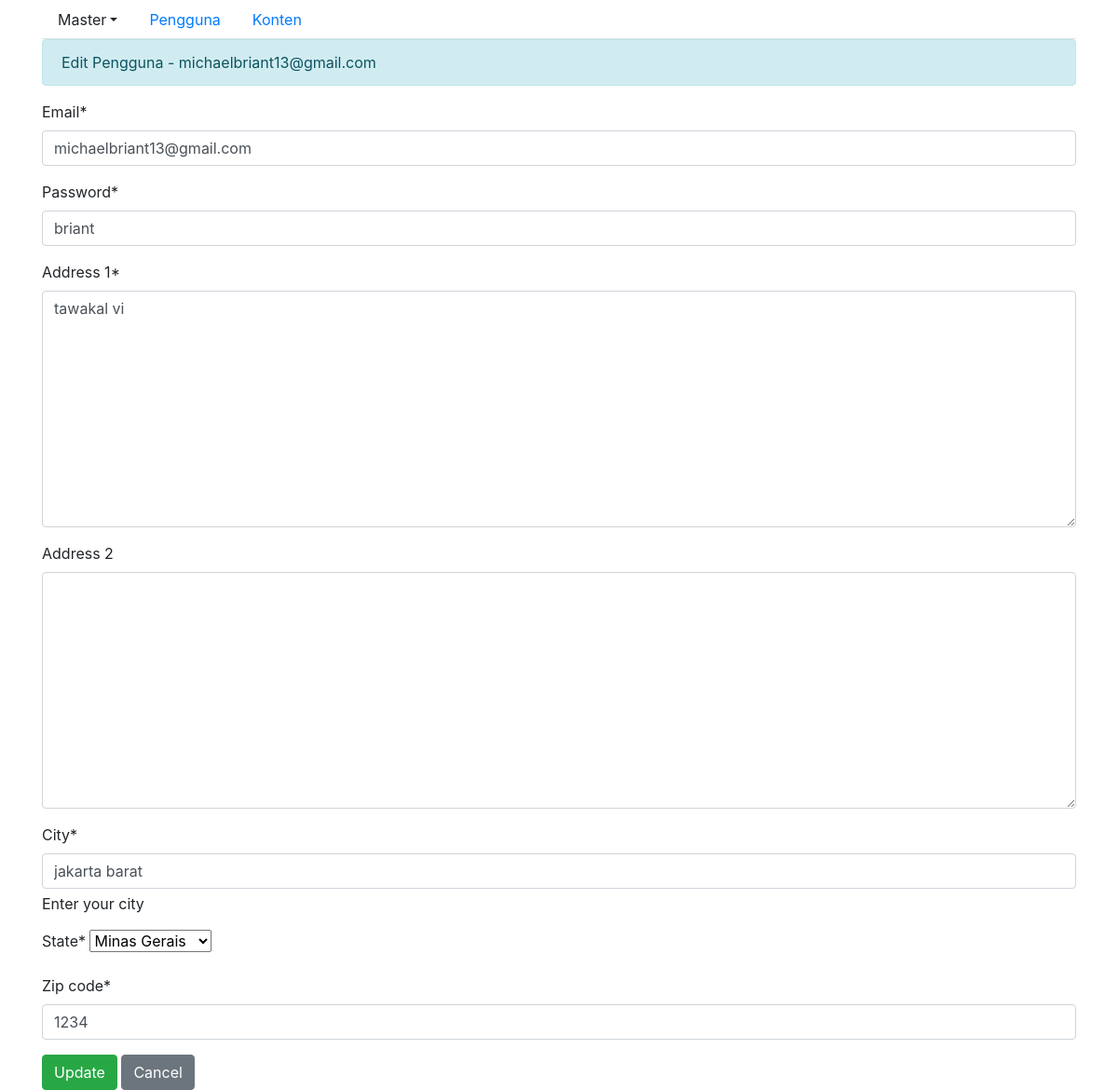
/pengguna/2/edit/, run on an earlier commit of the app's database.
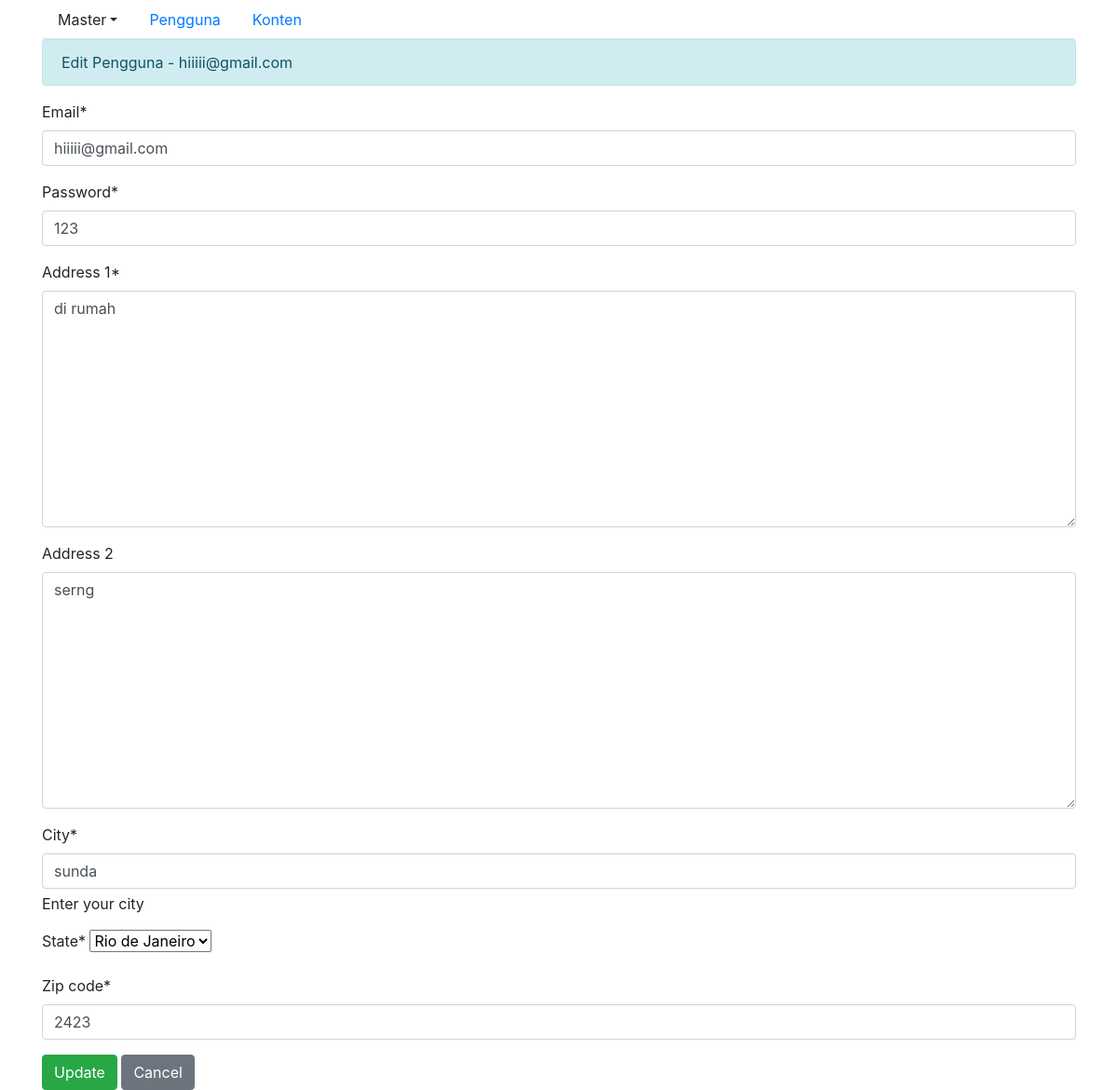
And on a later commit of the database.
### data_entry/models.py (models this page shows, shortened)
class Pengguna(models.Model):
    email = models.EmailField()
    password = models.CharField(max_length=100)
    address_1 = models.TextField()
    address_2 = models.TextField(null=True, blank=True)
    city = models.CharField(max_length=20, help_text='Enter your city')
    state = models.TextField()
    zip_code = models.CharField(max_length=7)
    tanggal_join = models.DateField(auto_now=True)  # Tanggal bergabung

### data_entry/views.py (the view)
# urls.py: path('pengguna/<int:id>/edit/', views.update_pengguna, name='update_pengguna'),
def update_pengguna(request, id):
    pengguna = get_object_or_404(Pengguna, pk=id)
    if request.method == 'POST':
        form = PenggunaForm(request.POST, instance=pengguna)
        if form.is_valid():
            form.save()
            return redirect('data_entry:view_pengguna', id=pengguna.id)  # atau redirect ke list
    else:
        form = PenggunaForm(instance=pengguna)
    return render(request, 'data_entry/update_pengguna.html', {'form': form, 'pengguna': pengguna})

### data_entry/forms.py
class PenggunaForm(forms.ModelForm):
    state = forms.ChoiceField(choices=STATES)
    class Meta:
        model = Pengguna
        exclude = ['tanggal_join',]

### data_entry/templates/data_entry/update_pengguna.html (shortened to what this page needs)
{% extends 'base.html' %}
{% load crispy_forms_tags %}
{% block content %}
<div class="alert alert-info" role="alert">
    Edit Pengguna - {{ pengguna.email }}
</div>
<form method="post">
    {{ form|crispy }}
    <button type="submit" class="btn btn-success">Update</button>
    <a href="{% url 'data_entry:view_pengguna' pengguna.id %}" class="btn btn-secondary">Cancel</a>
</form>
{% endblock %}

### data_entry/templates/base.html (shortened to what this page needs)
<!doctype html>
<html lang="en">
<head>
  <link rel="stylesheet" href="https://stackpath.bootstrapcdn.com/bootstrap/4.1.3/css/bootstrap.min.css">
</head>
<body>
  <div class="container">
    <ul class="nav nav-tabs">
      <li class="nav-item dropdown">
          <a class="nav-link dropdown-toggle" id="navbarDropdown" role="button" data-bs-toggle="dropdown" aria-expanded="false">Master</a>
      </li>
      <li class="nav-item">
        <a class="nav-link" href="{% url 'data_entry:set_pengguna' %}">Pengguna</a>
      </li>
      <li class="nav-item">
        <a class="nav-link" href="{% url 'data_entry:set_content' %}">Konten</a>
      </li>
    </ul>
    {% block content %}
    {% endblock %}
  </div>
</body>
</html>

What changed in the data, as far as the page shows it:
changed Pengguna: email "michaelbriant13@gmail.com" → "hiiiii@gmail.com"; password "briant" → "123"; address_1 "tawakal vi" → "di rumah"; address_2 (not shown) → "serng"; city "jakarta barat" → "sunda"; state "Minas Gerais" → "Rio de Janeiro"; zip_code "1234" → "2423"
